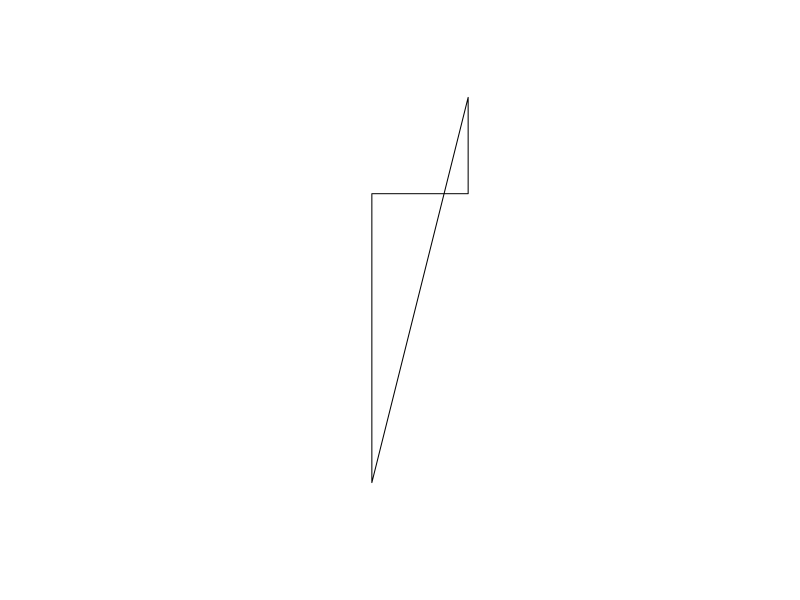
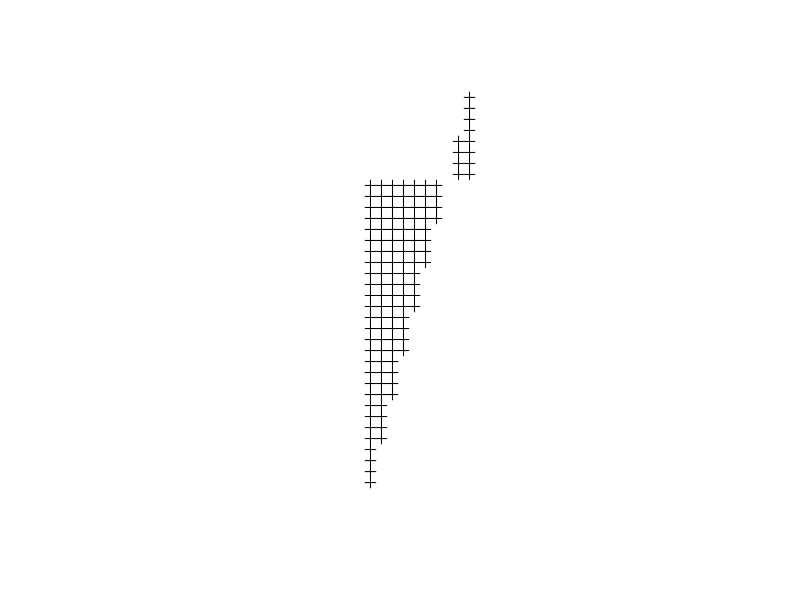

The R script that drew these images, in order:
## Here I took a irregular polygon as example
P <- sp::Polygon(cbind(c(2500, 2500, 3500, 3500, 2500),
                       c(1500, 4500, 4500, 5500, 1500)))
Ps <- sp::Polygons(list(P), "P")
SP <- sp::SpatialPolygons(list(Ps))
sp::plot(SP)
shp <- SP
## then sample use sp package to get a 2D grid, and you can choose the type of grid, here is a regular one
grid2d <- sp::spsample(shp,type = "regular", cellsize = c(100,100), offset =c(0.5, 0.5))
sp::plot(grid2d)
## until now you get xy data,then we create 3d point grid with depth to 100m to 1000m as example
